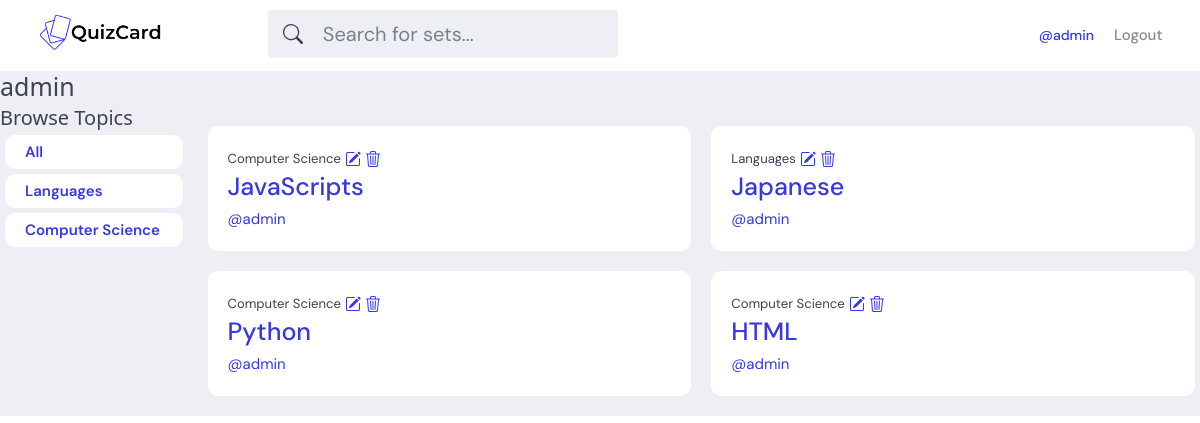
/profile/1/ (signed in), run on the app's committed database.
### base/models.py (models this page shows, shortened)
class Topic(models.Model):
    name = models.CharField(max_length=200)

class Set(models.Model):
    user = models.ForeignKey(User, on_delete=models.SET_NULL, null=True)
    topic = models.ForeignKey(Topic, on_delete=models.SET_NULL, null=True)
    name = models.CharField(max_length=200)
    updated = models.DateTimeField(auto_now=True)
    created = models.DateTimeField(auto_now_add=True)
    class Meta:
        ordering = ['-updated', '-created']

### base/views.py (the view)
# urls.py: path('profile/<str:pk>/', views.userProfile, name="user-profile"),
def userProfile(request, pk):
    user = User.objects.get(id=pk)
    sets = user.set_set.all()
    topics = Topic.objects.all()
    context = {'user':user, 'sets':sets, 'topics':topics}
    return render(request, 'base/profile.html', context)

### base/templates/base/profile.html
{% extends 'main.html' %}
{% block content %}
<h1>{{user.username}}</h1>
<div class="row">
    <div class="col-2">
        {% include 'base/topics_bar.html' %}
    </div>
    <div class="set-container col-10" >
        {% include 'base/feed.html' %}
    </div>
</div>
{% endblock content %}

### templates/navbar.html (shortened to what this page needs)
{% load static %}
<header class="header header--loggedIn">
    <div class="container">
        <a href="{% url 'home' %}" class="header__logo">
            <img src="{% static 'assets/logo.png' %}" />
        </a>
        <form class="header__search" method="GET" action="{% url 'home' %}" >
            <label>
            <input type="text" name="q" placeholder="Search for sets..." />
            </label>
        </form>
        <nav class="header__menu">
            {% if request.user.is_authenticated %}
            <div class="header__user">
                <a href="{% url 'user-profile' request.user.id %}"><span>@{{request.user.username}}</span></a>
                <a href="{% url 'logout' %}" >Logout</a>
            {% else %}
                <a href="{% url 'login' %}" >Login</a>
            </div>
            {% endif %}
        </nav>
    </div>
</header>

### base/templates/base/topics_bar.html
<h2>Browse Topics</h2>
<div class="topic-box fw-semibold">
    <a href="{% url 'home' %}">All</a>
</div>
{% for topic in topics %}
<div class="topic-box fw-semibold">
    <a href="{% url 'home' %}?q={{topic.name}}">{{topic.name}}</a>
</div>
{% endfor %}

### base/templates/base/feed.html (shortened to what this page needs)
<div class="row">
    {% for set in sets %}
        <div class="set-container col-6">
            <div class="set-box">
                <small>{{set.topic.name}}</small>
                {% if request.user == set.user %}
                <a href= {% url 'update-set' set.id %}>
                <a href= {% url 'delete-set' set.id %}>
                {% endif %}
                <h1><a href="{% url 'set' set.id %}">{{set.name}}</a></h1>
                <a href="{% url 'user-profile' set.user.id %}">@{{set.user.username}}</a>
            </div>
        </div>
    {% endfor %}
</div>

### static/styles/styles.css (style rules this page uses)
:root { --color-main: #3738e2; --color-main-light: #0087FF; --color-dark: #3f4156; --color-dark-medium: #51546e; --color-dark-light: #696d97; --color-light: #fff; --color-gray: #8b8b8b; --color-light-gray: #b2bdbd; --color-bg: #edeff4; --color-success: #5dd693; --color-error: #fc4b0b; }
* { font-family: "DM Sans", -apple-system, BlinkMacSystemFont, "Segoe UI", Roboto, Oxygen, Ubuntu, Cantarell, "Open Sans", "Helvetica Neue", sans-serif; margin: 0; padding: 0; box-sizing: border-box; text-rendering: optimizeLegibility; font-size: inherit; }
html { font-size: 56.25%; }
@media only screen and (min-width: 1200px) { html { font-size: 62.5%; } }
body { line-height: 1.6; font-weight: 400; font-size: 1.5rem; color: var(--color-dark); background-color: var(--color-bg); }
img { width: 100%; }
a { display: inline-block; color: var(--color-main); text-decoration: none; }
input:not([type=checkbox],[type=radio]),select,textarea { width: max-content; }
.header { padding: 1rem; background-color: var(--color-light); }
.header > .container { display: flex; gap: 9.5rem; }
.header__logo, .header__user { display: flex; gap: 2rem; align-items: center; }
.header__logo > img { height: 40px; width: auto; }
.header__search > label { background-color: var(--color-bg); padding: 0.8rem 0.5rem; display: flex; align-items: center; gap: 1rem; border-radius: 4px; }
.header__search svg { fill: var(--color-dark); width: 2rem; height: 2rem; margin-left: 1rem; }
.header__search input { width: 30rem; background: transparent; border: none; outline: none; color: var(--color-dark); }
.header__menu { margin-left: auto; position: relative; }
.header__menu a { display: flex; gap: 1.5rem; align-items: center; font-weight: 500; text-decoration: none; color: var(--color-gray); }
.header__menu span { color: var(--color-main); font-weight: 500; font-size: 1.4rem; display: block; }
.set-container { min-height: 10.5rem; padding: 1rem; box-sizing: border-box }
.set-box { border-radius: 1rem; padding: 2rem; background-color: #fff; }
.topic-box { border-radius: 1rem; padding: 0.5rem 2rem 0.5rem 2rem; margin: 0.5rem; background-color: #fff; }

### data on the page
Topic: name "Languages"
Topic: name "Computer Science"
Set: topic.name "Computer Science", name "JavaScripts", user.username "admin"
Set: topic.name "Languages", name "Japanese", user.username "admin"
Set: topic.name "Computer Science", name "Python", user.username "admin"
Set: topic.name "Computer Science", name "HTML", user.username "admin"

### other printed values
{{ request.user.username }} "admin"
{{ user.username }} "admin"
